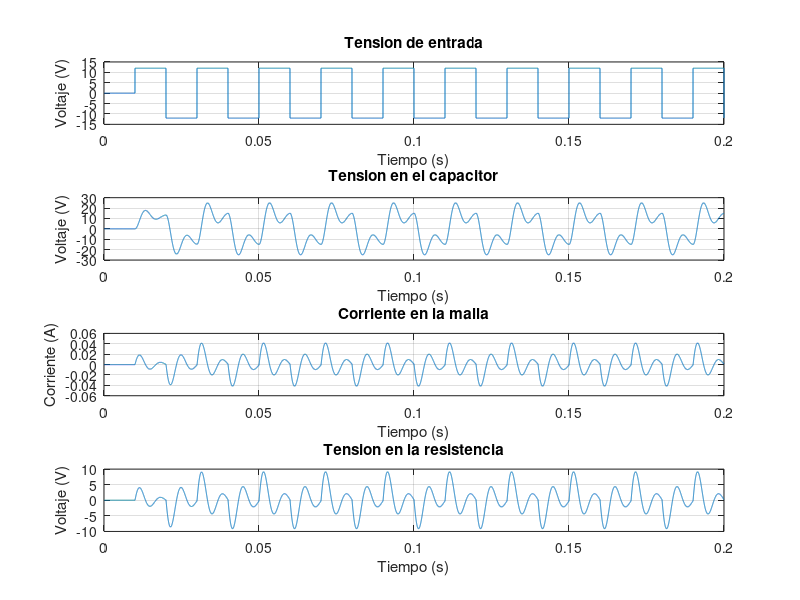

MATLAB code for this plot:
% Actividad 1 - Ítem 1
close all; clear all; clc
pkg load control
pkg load signal

% Parámetros del circuito
R = 220; % Resistencia [Ω]
L = 500e-3; % Inductancia [Hy]
C = 2.2e-6; % Capacitancia [F]

% Matrices del sistema en variables de estado
A = [-R/L, -1/L; 1/C, 0];
B = [1/L; 0];
C = [R, 0];
D = [0];
% La matriz C se da así dado que el vector de estados es [I VC]

% Ahora sacamos la funcion de transferencia según las matrices
[num, den] = ss2tf(A, B, C, D);
G = tf(num, den)

% Calculamos los polos de la FT
polos = pole(G)

% Usamos el valor absoluto de la parte real para comparar modulos y se
% establece el polo de mayor y menor módulo:
mod_polos = abs(real(polos));
polo_cercano = min(mod_polos)
polo_lejano = max(mod_polos)

% Estimamos el tiempo de muestreo que permita observar las dinámicas rápidas
% según el polo más lejano del origen
tR = -log(0.95)/abs(polo_lejano)

% Y para estimar el tiempo de simulación utilizamos el polo más cercano
% al origen, y así permita abarcar toda la dinámica lenta
tL = -log(0.05)/abs(polo_cercano)

% Para ver varias repeticiones de la respuesta del sistema, tomamos
% un valor mayor de tiempo de simulación. Mientras que el tiempo de muestreo
% debe ser algunas veces menor al tR
t_muestreo = 1e-5;
t_sim = 0.2;

% Tiempo de simulación con 10 ms de entrada 0V
t = linspace(0, t_sim, t_sim/t_muestreo);
u = linspace(0, 0, t_sim/t_muestreo); % Inicializar la entrada con ceros

% Se define "u" a partir de t = 10ms con saltos entre 12 V y -12 V cada 10 ms
u(t > 0.01) = 12*(-1).^(floor((t(t > 0.01) - 0.01)/0.01));

% Los cambios de "u" se deben a que el exponente va haciendo un recuento de los
% periodos de 10 ms que ocurren y de esa manera el (-1) se vuelve una secuencia
% de "1" y "-1", ya que el floor convierte el exponente en valores enteros.

I(1) = 0;
VC(1) = 0;
VR(1) = 0; % Esta es la salida "y" del sistema
x = [I(1) VC(1)]'; % Planteamos las condiciones iniciales
x0 = [0 0]'; % Planteamos el punto de operación


% Le damos valores a la salida y las variables de estado en cada punto
for i = 1:(t_sim/t_muestreo) - 1;
  % Ecuaciones de estado y de salida
  x_punto = A*(x - x0) + B*u(i);
  x = x + x_punto*t_muestreo; % Integración de Euler
  y = C*x;

  % Salidas y variables de estado
  VR(i+1) = y;
  I(i+1) = x(1);
  VC(i+1) = x(2);
end

%Finalmente grafico la entrada, salida y variables de estado
figure;
subplot(4,1,1);
plot(t, u);
title('Tension de entrada');
xlabel('Tiempo (s)');
ylabel('Voltaje (V)');
grid on

subplot(4,1,2);
plot(t, VC);
title('Tension en el capacitor');
xlabel('Tiempo (s)');
ylabel('Voltaje (V)');
grid on

subplot(4,1,3);
plot(t, I);
title('Corriente en la malla');
xlabel('Tiempo (s)');
ylabel('Corriente (A)');
grid on;

subplot(4,1,4);
plot(t, VR);
title('Tension en la resistencia');
xlabel('Tiempo (s)');
ylabel('Voltaje (V)');
grid on;
